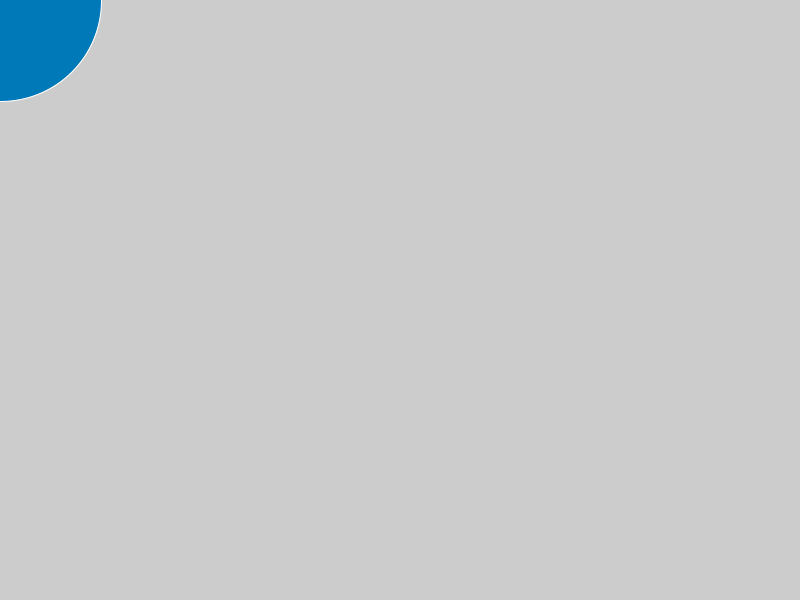
Frame 1 (no input)
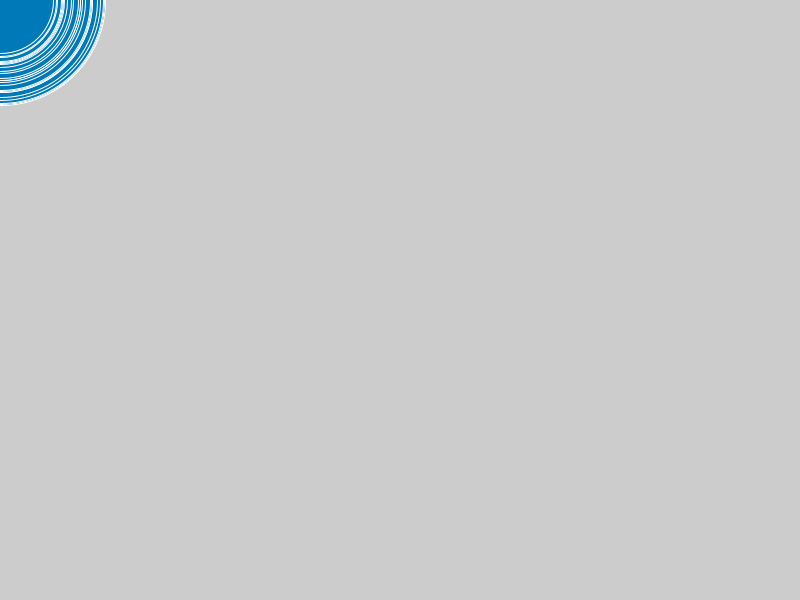
Frame 60 (the mouse pressed at the canvas centre just before this capture)
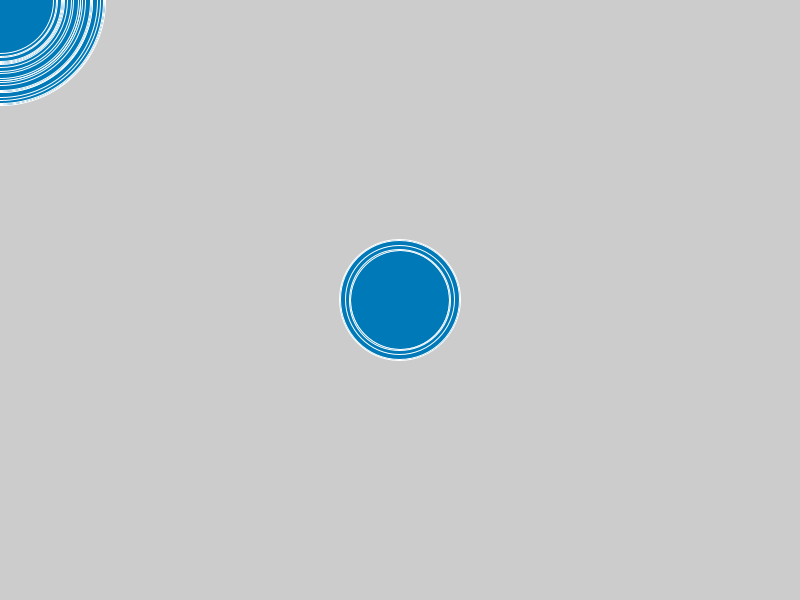
Frame 120 (the mouse held since frame 60 and released just before this capture)

The Processing sketch that drew these frames (run headless with seeded random() and noise(); from frame 60 on, the mouse is pressed at the canvas centre):

// Processing sketch: sketch_24_02_2
// ── sketch_24_02_2.pde
// Definicion de vaiables globales

float g_fRadio = 200.0;
int g_iX, g_iY;
int g_iNX, g_iNY; 
int g_iDelay = 16;

void setup(){
  size(800, 600);
  frameRate(15);
  g_iX=width/2;
  g_iY=height/2;
  g_iNX=g_iX;
  g_iNY=g_iY;
}

void draw(){
  println(frameCount);
  g_fRadio += sin(frameCount/4)+random(-10,10);
// llevar el circulo al nuevo destino;

  //g_iX += (g_iNX-g_iX)/g_iDelay;
  //g_iY += (g_iNY-g_iY)/g_iDelay;
  
  g_iX=mouseX;
  g_iY= mouseY;;
  fill (0, 121, 184);
  
  stroke(255);
  
  // Dibujar un circulo
  
  ellipse(g_iX, g_iY, g_fRadio, g_fRadio);
  
}

void mouseMoved(){
  g_iNX=mouseX;
  g_iNY= mouseY;;
}
